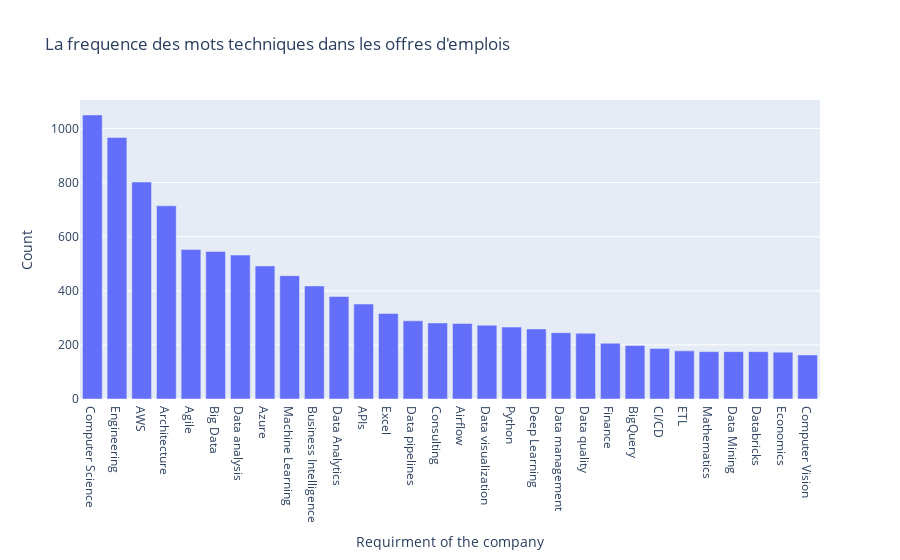

The notebook cell this image was saved under:
### Markdown cell above
<h3> Get top 20 keywords Occurrences in Requirment_of_the_company column</h3>

### Code cell
import plotly.express as px
from collections import Counter

# Use Counter to get the count of each element in the lists
element_counter = Counter([element for sublist in df_clean['Requirment_of_the_company'] for element in sublist])
# Convert the result to a DataFrame for better display
element_counter = pd.DataFrame(list(element_counter.items()), columns=['Requirment of the company', 'Count'])

df_requir = element_counter.sort_values(by='Count',ascending=False)

fig = px.bar(df_requir.head(30), x='Requirment of the company', y='Count',title="La frequence des mots techniques dans les offres d'emplois")
fig.show()

### Figure 1 — Plotly figure (JSON) as saved in the notebook; plotly's stock layout.template omitted (floating-point values rounded to 4 significant figures)
{"data": [{"alignmentgroup": "True", "hovertemplate": "Requirment of the company=%{x}<br>Count=%{y}<extra></extra>", "legendgroup": "", "marker": {"color": "#636efa", "pattern": {"shape": ""}}, "name": "", "offsetgroup": "", "orientation": "v", "showlegend": false, "textposition": "auto", "type": "bar", "x": ["Computer Science", "Engineering", "AWS", "Architecture", "Agile", "Big Data", "Data analysis", "Azure", "Machine Learning", "Business Intelligence", "Data Analytics", "APIs", "Excel", "Data pipelines", "Consulting", "Airflow", "Data visualization", "Python", "Deep Learning", "Data management", "Data quality", "Finance", "BigQuery", "CI/CD", "ETL", "Mathematics", "Data Mining", "Databricks", "Economics", "Computer Vision"], "xaxis": "x", "y": [1050, 967, 802, 714, 553, 545, 532, 492, 456, 418, 379, 351, 316, 289, 281, 279, 273, 266, 259, 245, 243, 206, 198, 187, 178, 175, 175, 175, 173, 163], "yaxis": "y"}], "layout": {"barmode": "relative", "legend": {"tracegroupgap": 0}, "title": {"text": "La frequence des mots techniques dans les offres d'emplois"}, "xaxis": {"anchor": "y", "domain": [0, 1], "title": {"text": "Requirment of the company"}}, "yaxis": {"anchor": "x", "domain": [0, 1], "title": {"text": "Count"}}}}
